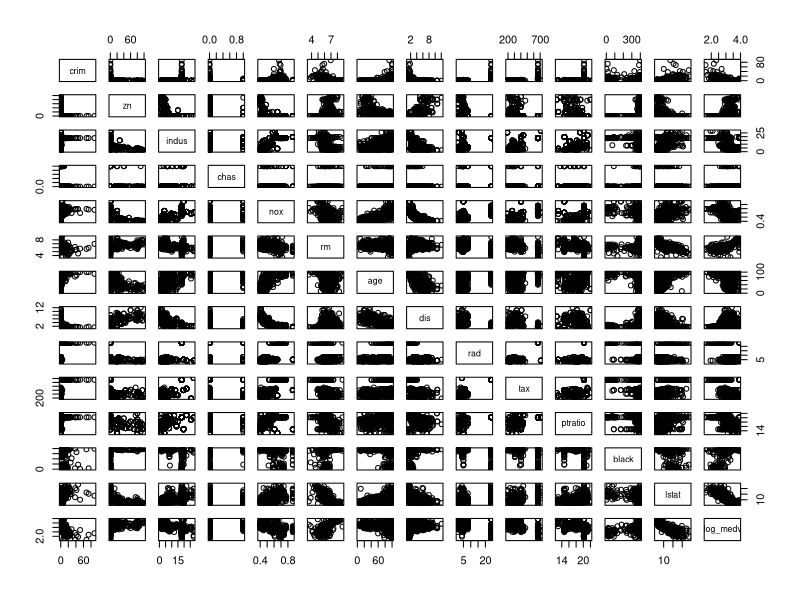
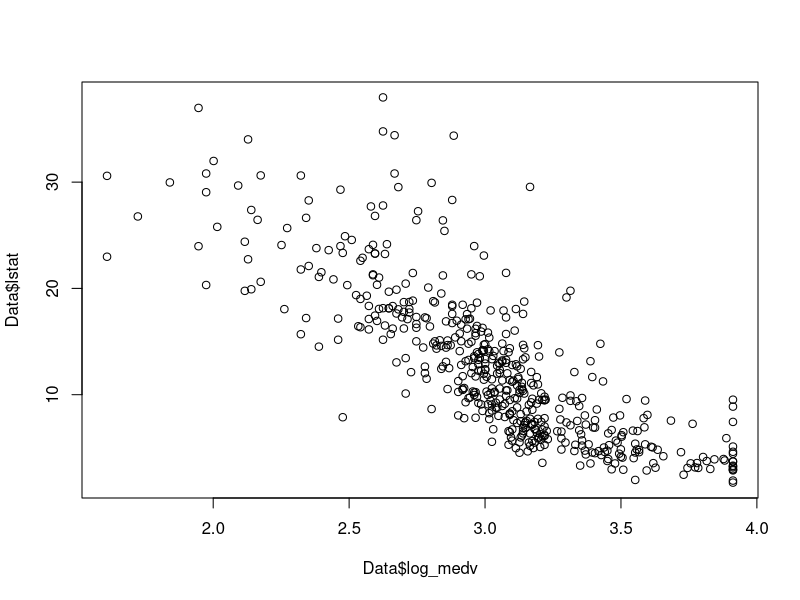
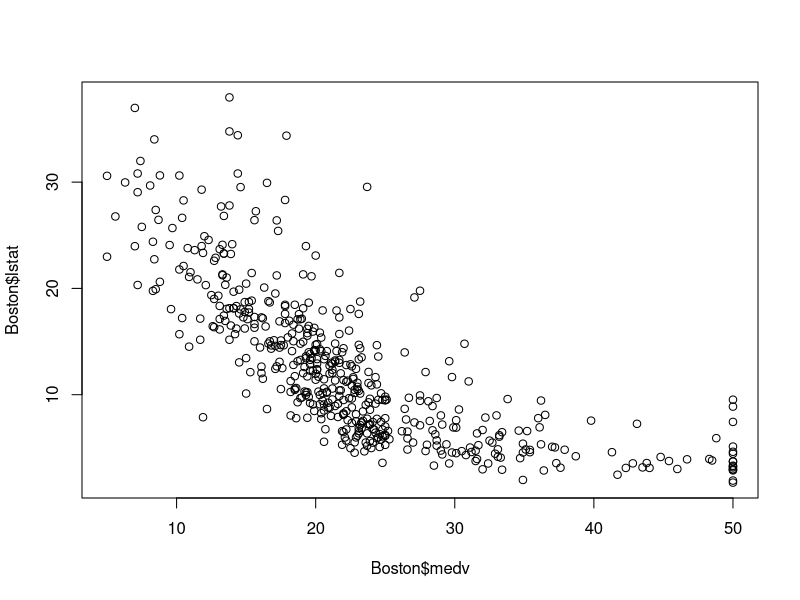
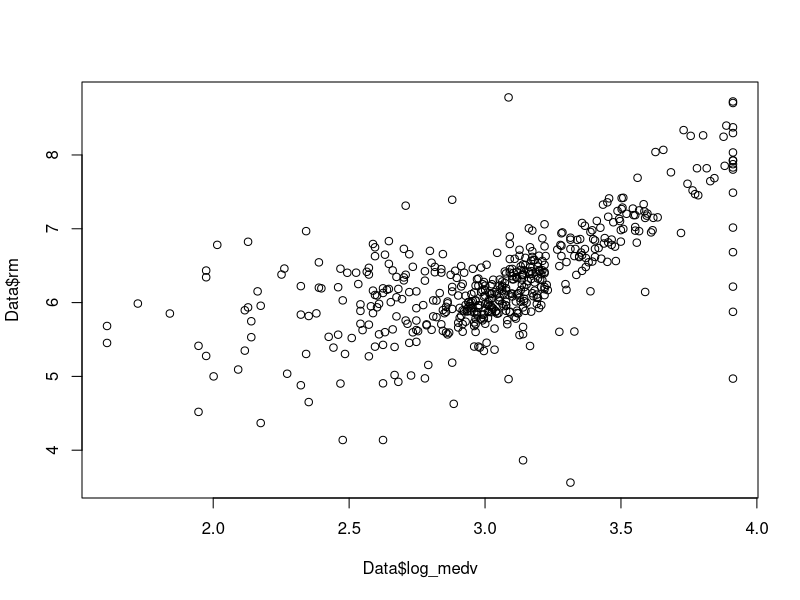
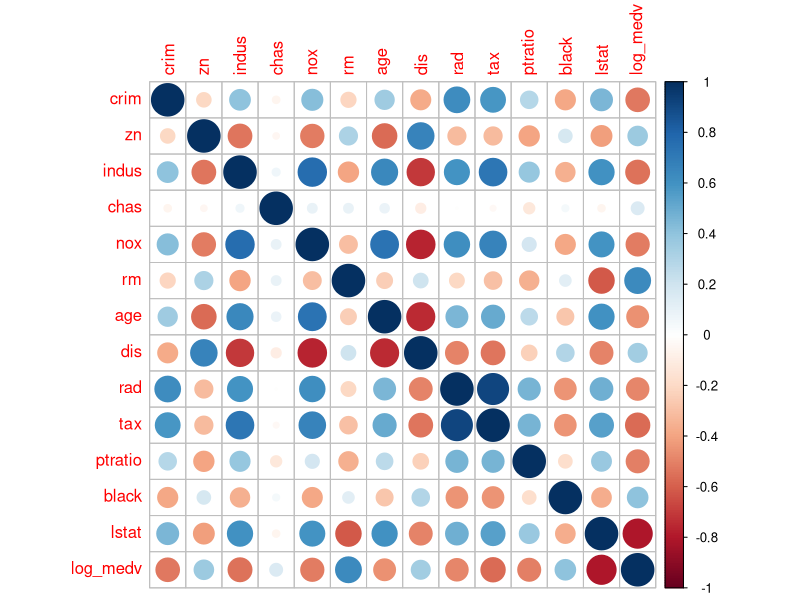
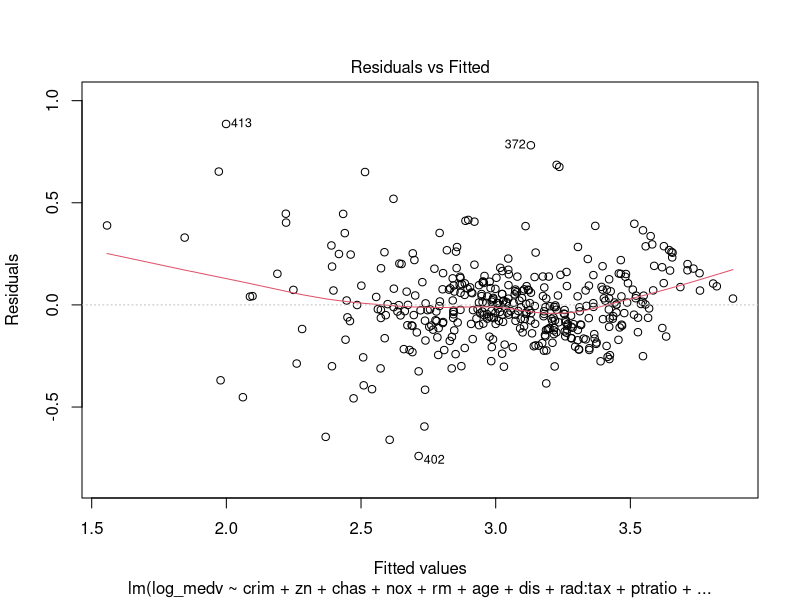
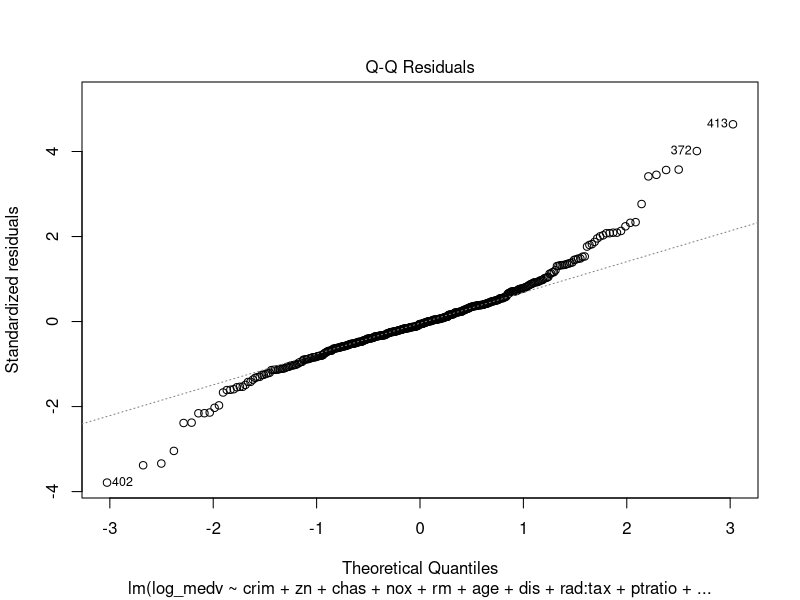
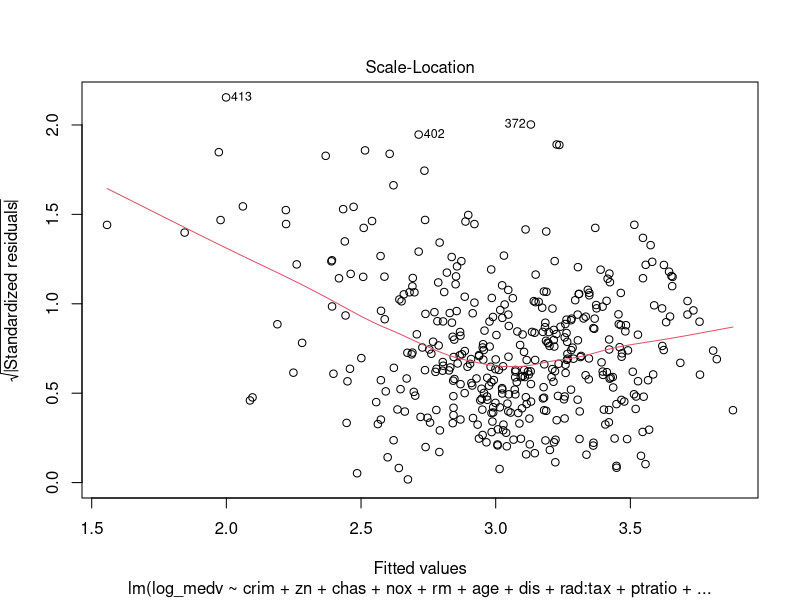

Write the R code that produced these figures, in order.
## ---- chunk 1
library(MASS)
library(corrplot)
library(car)
## ---- chunk 2
summary(Boston)
## ---- chunk 3
Data = Boston
Data$medv <- log(Data$medv)
names(Data)[14] <- "log_medv"
Data
pairs(Data)
## ---- chunk 4
plot(Data$log_medv, Data$lstat)
plot(Boston$medv, Boston$lstat)
plot(Data$log_medv, Data$rm)
## ---- chunk 5
cor(Data)
## ---- chunk 6
corrplot(cor(Data))
## ---- chunk 7
set.seed(1)
train = sample(1:506,405)
Data_train = Data[train,]
Data_test = Data[-train,]
dim(Data_train)
dim(Data_test)
## ---- chunk 8
lm.fit0 = lm(log_medv~. , data = Data_train)
summary(lm.fit0)
vif(lm.fit0)
## ---- chunk 9
rad_tax = Data_train$rad * Data_train$tax
lm.fit1 = lm(log_medv ~ crim + zn + chas + nox + rm + age + dis + rad:tax + ptratio + black + lstat, data = Data_train)
summary(lm.fit1)
vif(lm.fit1)
plot(lm.fit1)
## ---- chunk 10
lm.fit3 = lm(log_medv ~ crim + chas + nox + rm + dis + rad:tax + ptratio + black + lstat + I(lstat^2), data = Data_train)
summary(lm.fit3)
plot(lm.fit3)
hist(lm.fit3$residuals, breaks = 100)

## ---- chunk 11
par(mfrow = c(2, 7))
for (i in 1:(dim(Data_train)[2]-1)) {
  boxplot(Data_train[,i], main = names(Data_train)[i])
}
## ---- chunk 12
percentile_99 <- quantile(Data_train$crim, 0.995)
is_outlier <- Data_train$crim > percentile_99
outliers <- Data_train$crim[is_outlier]
row_num <- which(is_outlier)
Data_train_cleaned <- Data_train[-row_num,]


percentile_99 <- quantile(Data_train_cleaned$rm, 0.99)
is_outlier <- Data_train_cleaned$rm > percentile_99
outliers <- Data_train_cleaned$rm[is_outlier]
row_num <- which(is_outlier)
Data_train_cleaned <- Data_train_cleaned[-row_num,]


## ---- chunk 13
lm.fit4 = lm(log_medv ~ crim + chas + nox + rm + dis + rad:tax + ptratio + black + lstat + I(lstat^2), data = Data_train_cleaned)
summary(lm.fit4)
plot(lm.fit4)
hist(lm.fit4$residuals, breaks = 100)
## ---- chunk 14
pred_val_1 = predict(lm.fit3, newdata = Data_test)

rmse_1 = sqrt(mean((pred_val_1 - Data_test$log_medv)^2))
rmse_1

pred_val_2 = predict(lm.fit4, newdata = Data_test)
rmse_2 = sqrt(mean((pred_val_2 - Data_test$log_medv)^2))
rmse_2
## ---- chunk 15
lm.fit5 = lm(log_medv ~ crim + chas + rm + rad:tax + nox + dis + dis:nox + ptratio + black + lstat + I(lstat^2), data = Data_train)
summary(lm.fit5)
plot(lm.fit5)
vif(lm.fit5)

pred_val_5 = predict(lm.fit5, newdata = Data_test)

rmse_5 = sqrt(mean((pred_val_5 - Data_test$log_medv)^2))
rmse_5
## ---- chunk 16
lm.fit6 = lm(log_medv ~ crim + chas + rm + rad:tax + nox + dis + dis:nox + ptratio + black + lstat + I(lstat^2) + I(rm^2), data = Data_train)
summary(lm.fit6)
plot(lm.fit6)
vif(lm.fit6)

pred_val_6 = predict(lm.fit6, newdata = Data_test)

rmse_6 = sqrt(mean((pred_val_6 - Data_test$log_medv)^2))
rmse_6
## ---- chunk 17
plot(Data$chas, Data$log_medv)
## ---- chunk 18
lm.fit_must = lm(log_medv~ . -indus-rad-tax+rad:tax+I(lstat^2), data = Data_train)
summary(lm.fit_must)
plot(lm.fit_must)

pred_val_must = predict(lm.fit_must, newdata = Data_test)

rmse_must = sqrt(mean((pred_val_must - Data_test$log_medv)^2))
cat("root mean square (rmse): ", rmse_must)
## ---- chunk 19
medv_95 = quantile(Data$log_medv, 0.95)
top_houses <- Data[Data$log_medv >= medv_95,]
top_houses
pairs(~ crim + zn + chas + nox + rm + age + dis + ptratio + black + lstat + log_medv, data = top_houses)
pairs(~ crim + zn + chas + nox + rm + age + dis + rad +tax + ptratio + black + lstat + log_medv, data = Data, col = ifelse(Data$log_medv >= medv_95, 'red', 'black'))
## ---- chunk 20
library(ggplot2)

# Load Boston Housing dataset
data(Boston)

# Calculate median value of owner-occupied homes (MEDV)
medv_mean <- mean(Boston$medv)

# Create scatter plot of LSTAT vs. RM, with points colored by MEDV value
ggplot(data = Boston, aes(x = dis, y = rm, color = medv > medv_mean)) + 
  geom_point() +
  scale_color_manual(values = c("blue", "red"), 
                     labels = c("Below mean MEDV", "Above mean MEDV")) +
  labs(x = "weighted mean of distances to five Boston employment centres", 
       y = "average number of rooms per dwelling", 
       title = "Trade-offs between dis and rm")

## ---- chunk 21
medv_median = quantile(Data$log_medv, 0.5)
median_houses <- Data[Data$log_medv >= medv_median,]
pairs(~ crim + zn + chas + nox + rm + age + dis + rad +tax + ptratio + black + lstat + log_medv, data = Data, col = ifelse(Data$log_medv <= medv_median, 'red', 'blue'))
## ---- chunk 22
library(MASS)

# Load Boston Housing dataset
data(Boston)

# Filter for houses that meet the criteria
young_houses <- Boston[Boston$ptratio < 18 & Boston$dis <= 3 & Boston$nox <= 0.5,]

# Calculate median and range of estimated house prices
median_price <- median(young_houses$medv)
price_range <- range(young_houses$medv)

# Print results
cat("Median price:", median_price, "\n")
cat("Price range:", price_range[1], "-", price_range[2], "\n")

## ---- chunk 23
pct_95 <- quantile(Boston$medv, 0.95)
high_value_houses <- Boston[Boston$medv >= pct_95, ]
mean(high_value_houses$medv)
